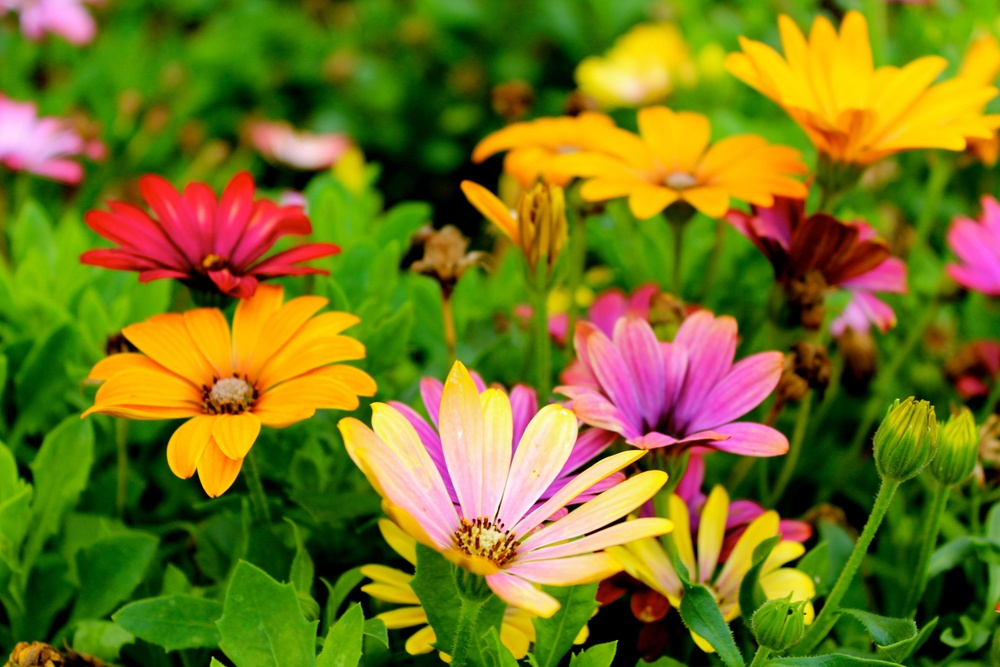
#> input picture dataset/flower.jpg, 1000 x 667 px, shrunk from 5184 x 3456 before the run, found by its file name
$ python lesson5_image_histogram.py
#> lines starting #> are read from the running program, lines starting #| are printed output that depends on the picture
"""
==========================================
Module 4 - Image Processing
Lesson 5 - Image Histogram
==========================================
"""

import cv2
import matplotlib.pyplot as plt

# Load image
image = cv2.imread("dataset/flower.jpg")
#> image is the input picture: shape (667, 1000, 3); mean B, G, R 27.5, 117.1, 117

if image is None:
    print("Error: Image not found!")
    exit()

# Convert to grayscale
gray = cv2.cvtColor(image, cv2.COLOR_BGR2GRAY)
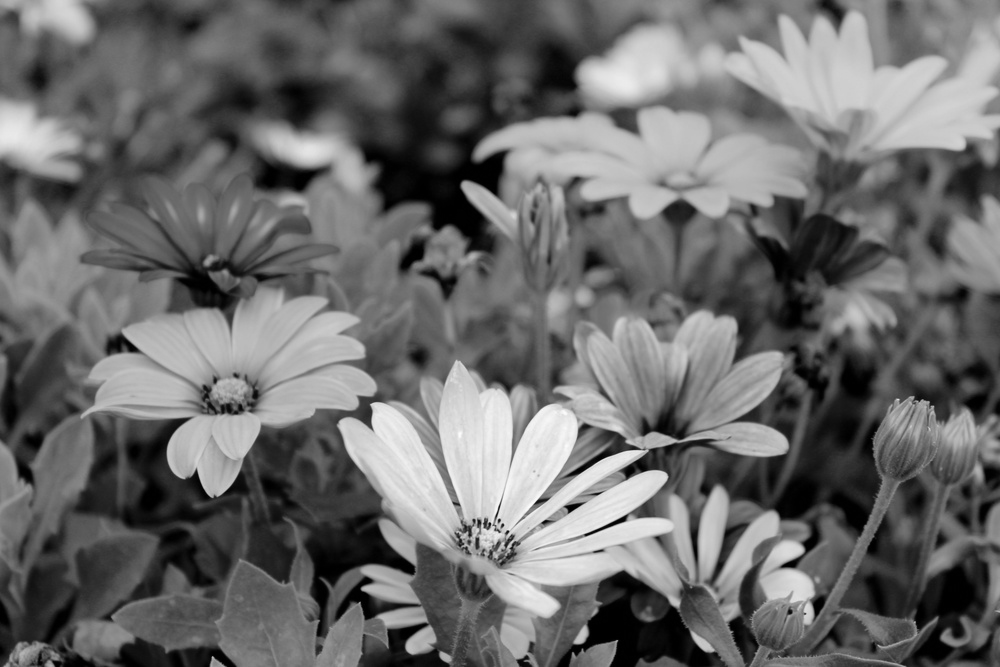
#> gray: shape (667, 1000); min 0, max 252, mean 106.9

# Display image
cv2.imshow("Grayscale Image", gray)

# Plot Histogram
plt.title("Image Histogram")
plt.xlabel("Pixel Intensity")
plt.ylabel("Number of Pixels")
plt.hist(gray.ravel(), bins=256, range=[0, 256])

plt.show()
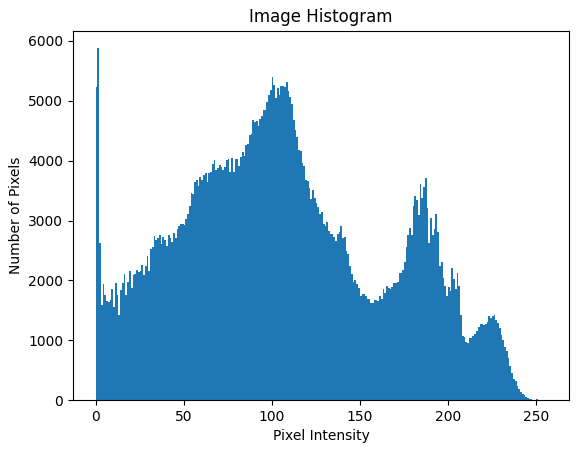
#> figure drawn by matplotlib, 1 panel; tallest bar 5878 high, from x = 1 to 2

cv2.waitKey(0)
cv2.destroyAllWindows()

print("Lesson 5 Completed Successfully!")
